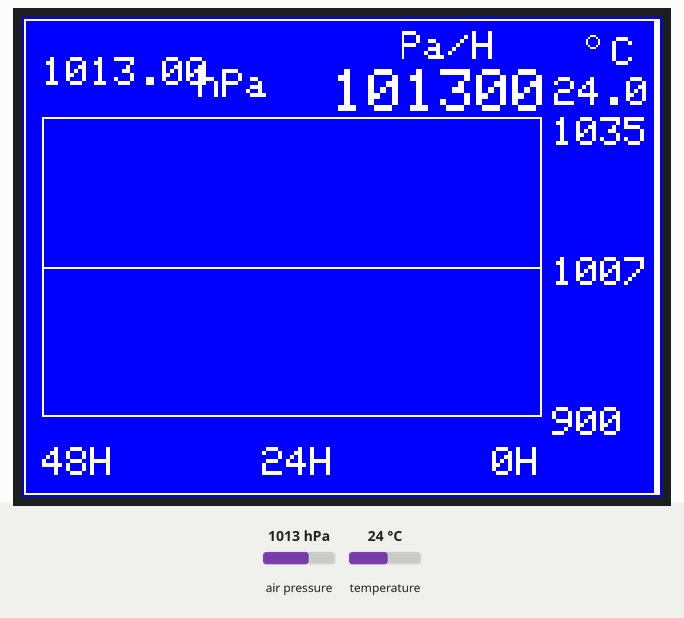
Bench run of a sketch on a simulated ESP32. On the bench: 320×240 colour display. Inputs (shaded band) come from the test bench; at power-on: air pressure 1013 hPa, temperature 24 °C. Storage starts empty; what the sketch prints to the serial monitor is not drawn.

Above: at 5.9 s.
6.0 s: air pressure set to 952 hPa
At 11.0 s:
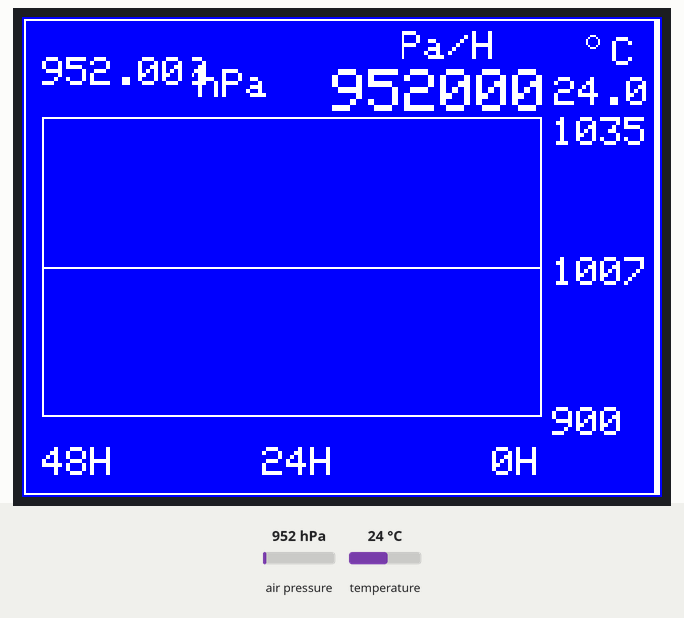
11.9 s: temperature set to 12 °C
At 16.1 s:
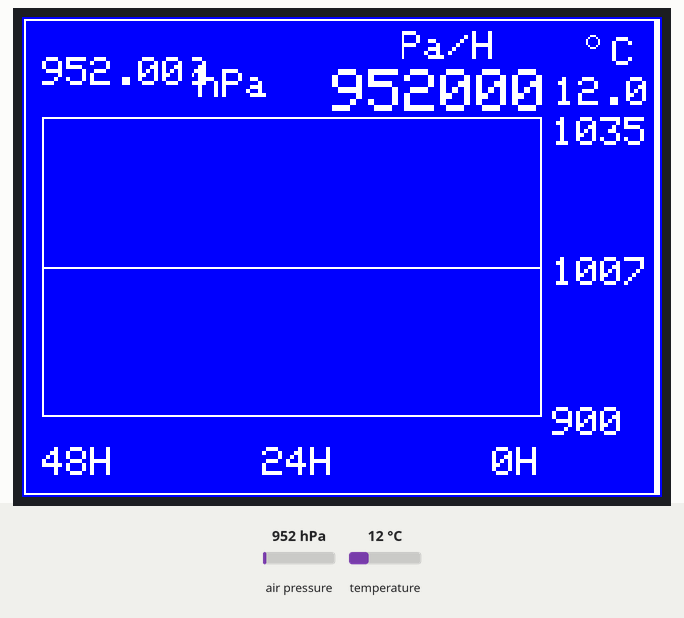
16.9 s: air pressure set to 975 hPa
At 21.2 s:
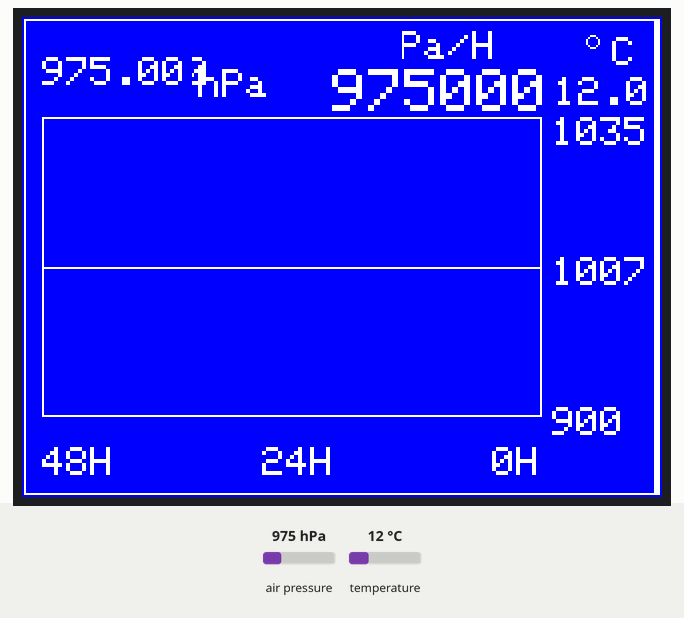
21.9 s: temperature set to 19 °C
At 61.1 s:
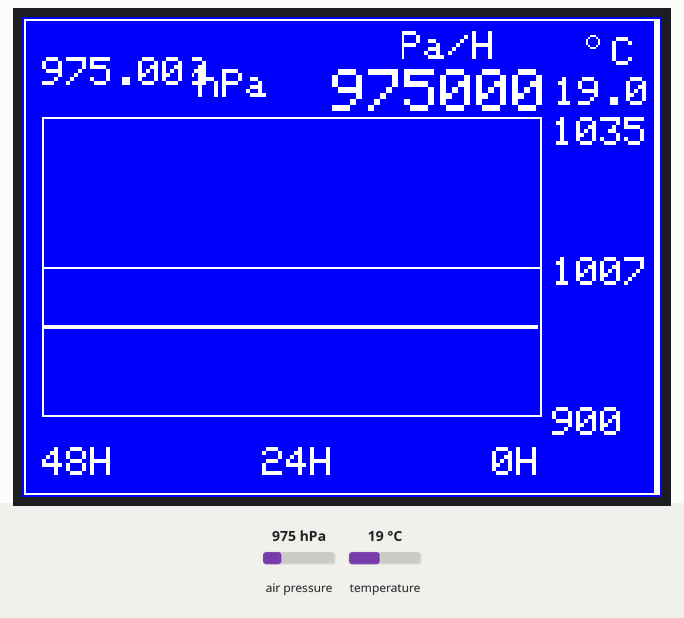
Timing chart, 0 to 62.2 s (numbered marks = the images above; inputs shaded):
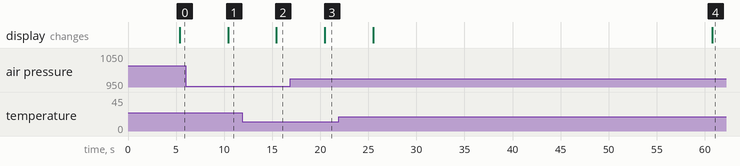

Measured:
- after the input at 6.0 s, the display: changes after 4.4 s (image 1)
- after the input at 11.9 s, the display: changes after 3.5 s (image 2)
- after the input at 16.9 s, the display: changes after 3.6 s (image 3)
- after the input at 21.9 s, the display: first changes after 3.6 s (image 4 shows a later state)

The sketch:

barograph_esp32_tft.ino
```cpp
// esp32 reads BMP280 sensor, puts this readings on a SD Card and
// not BME 280 sensor
// prints out everything nicely on a tft screen
// you need: TFT 2.2 -> 2.4 " screen with a SD Card
// esp32 has 3.3 V -> solder the jumper on den TFT SD Card to bypass the voltage
// regulator
// the SD card needs to be formated
// use the standard SPI pins clk=18, miso=12, mosi=23
// in User_Setup.h within the TFT_eSPI folder you have to define the pinout
// for the TFT Display
// SD.begin(4, SPI) defines the SD Card cs ( clockselect ) pin

#include <TFT_eSPI.h> // Hardware-specific library
#include <Adafruit_BMP280.h>
#include <Wire.h>
#include <SD.h>

TFT_eSPI tft = TFT_eSPI(); // Invoke custom library

#define DEG2RAD 0.0174532925

byte inc = 0;
unsigned int col = 0;

// barograph defines
float temperature, pressure, altitude;
void computePressureTrend();
void appendPressureInHistoric();
void updateDataToDisplay();

Adafruit_BMP280 bmp; // I2C

/*
 * SPI pins are set via TFT_eSPI library
//#define BMP280_I2C_ALT_ADDR 0x76// alternative adresse 0x76  // I2C address of BMP280
#define TFT_sclk 18      // TFT/SD: sclk pin 13 used from TFT SPI display and SD card read
#define TFT_miso 12      // TFT/SD: miso pin 12 used from TFT SPI display and SD card read
#define TFT_mosi 23      // TFT/SD: mosi pin 11 used from TFT SPI display and SD card read
#define TFT_cs 5        // TFT:    cs used from TFT SPI display
#define TFT_dc 25         // TFT/SD: dc used from TFT SPI display
#define TFT_rst 14        // TFT/SD: rst used from TFT SPI display
*/
/*
#define sd_cs 4       // SD:     sd_cs 4 used from SD card reader
#define FREQBUZ 2500
#define BUZ 7
*/

const unsigned char OSS = 0;  // Oversampling Setting
unsigned long lastMeasurementTime =0;
unsigned long lastRefreshDisplay =0;
byte heightsToDisplay[320];

// touch on TFT SPI board

// for LED Alarm
//int led =6;


File historicFile;
File TestHistoricFile;


void init_screen(void)
{
  tft.init();
  tft.fillScreen(ILI9341_BLUE);
  tft.setRotation(1);

  //Drawing frames
  tft.fillScreen(ILI9341_BLUE);
  tft.drawRect(1,1,318,238,ILI9341_WHITE);    // white rectangle at display border
  tft.drawFastVLine(317, 1, 238,ILI9341_WHITE);
  tft.drawFastVLine(316, 1, 238,ILI9341_WHITE);
  tft.drawRect(10,50, tft.width()-70, 150, ILI9341_WHITE);   // frame for the graph
  tft.drawFastHLine(10,125,tft.width()-70, ILI9341_WHITE);   //HL in the middle of the graph at 1007

  // hPa scale indication
  tft.setCursor(tft.width()-55, tft.height()-45);
  tft.setTextColor(ILI9341_WHITE);  tft.setTextSize(2);
////  tft.println("980");
  tft.println("900");
  tft.setCursor(tft.width()-55, tft.height()-120);
  tft.println("1007");
  tft.setCursor(tft.width()-55, 50);
  tft.println("1035");

  // Value units indication

  tft.setTextColor(ILI9341_WHITE);  tft.setTextSize(2);
  tft.setCursor(88, tft.height()-214);
  tft.println("hPa");
  //tft.setCursor(197, tft.height()-214);
  tft.setCursor(189, tft.height()-233);
  tft.println("Pa/H");
  tft.setCursor(10, tft.height()-25);
  tft.println("48H");
  tft.setCursor(120, tft.height()-25);
  tft.println("24H");
  tft.setCursor(tft.width()-85, tft.height()-25);
  tft.println("0H");

  // puts C on the screen
  tft.fillRect(140,4,50,43,ILI9341_BLUE);
  tft.setTextColor(ILI9341_WHITE);  tft.setTextSize(2);
  tft.setCursor(tft.width()-25, 10);
  tft.println("C");
  tft.drawCircle(tft.width()-35,12,3,ILI9341_WHITE);
}

void setup(void) {
  Serial.begin(115200);
  //Serial.begin(9600);

  // SD on the TFT Display module
  if (!SD.begin(4, SPI)) {
    Serial.println("initialization failed!");
   return;
  }
  Serial.println("initialization done.");

  // I am using BME280 to measure pressure, temp. It's a more modern sensor as bmp085
  if (!bmp.begin(0x76)) {
      Serial.println(F("Could not find a valid BMP280 sensor"));
    while(1);
  }

  // Default settings from datasheet.

  bmp.setSampling(Adafruit_BMP280::MODE_NORMAL,     //Operating Mode.
                    Adafruit_BMP280::SAMPLING_X2,     // Temp. oversampling
                    Adafruit_BMP280::SAMPLING_X16,    // Pressure oversampling
                    Adafruit_BMP280::FILTER_X16,      // Filtering.
                    Adafruit_BMP280::STANDBY_MS_500); // Standby time.
  bmp.readAltitude(1023.05);

  init_screen();
}


void loop() {
  //Serial.println(bmp.readPressure());
  //sd_card_read();
  delay(1000);

  unsigned long gap = millis() - lastMeasurementTime;

  if (gap>=5000){
     lastMeasurementTime +=gap;

    // read the bmp280
    if ( bmp.readPressure() )
    {
      pressure = bmp.readPressure();
      temperature = bmp.readTemperature();
      altitude = bmp.readAltitude();

      tft.fillRect(10,4,75,43, ILI9341_BLUE);//clear rectangle pressure value
      //tft.fillRect(10,4,75,43, ILI9341_YELLOW);//clear rectangle pressure value
      tft.setCursor(10,tft.height()-220);
      tft.setTextColor(ILI9341_WHITE); tft.setTextSize(2);
      tft.print(pressure/100);// clear rectangle trend value
      tft.fillRect(tft.width()-54,25,50,20,ILI9341_BLUE);//clear rectangle temperature value
      tft.setCursor(tft.width()-54, tft.height()-210);
      tft.setTextColor(ILI9341_WHITE);  tft.setTextSize(2);
      tft.println(temperature,1);
    }
      computePressureTrend();
      appendPressureInHistoric();
      gap = millis() - lastRefreshDisplay;//refresh graph every minute
         if (gap>60000){
         lastRefreshDisplay += gap;
         updateDataToDisplay();
      }
   }
}

void updateDataToDisplay()
{
    tft.fillRect(11,51, 248, 74, ILI9341_BLUE);//clear screen  graph rectangles
    tft.fillRect(11, 126, 248, 73, ILI9341_BLUE);
    int i=0;
    //File historicFile = SD.open("/test15.txt");//data saved in file test15
    historicFile = SD.open("/test15.txt");   //data saved in file test15
    if(!historicFile){
    return;
    }
    long fileSize = historicFile.size();

    long pos = ( fileSize - 276480);// 12 records /min* 60 min/h*48h * 8 bits /record

    char pressureArray[7];
    while(i<248 && pos <  4000000000 ){
    historicFile.seek(pos);
     for(int j = 0; j < 6; j++){         // reads the record bytes one by one
     pressureArray[j] = historicFile.read();

     if(pressureArray[j]==' '){
          pressureArray[j] =0;
         }
      }
     pressureArray[6]=0;
     long pressureValue1 = atol(pressureArray);
     long pressureValue = pressureValue1 + 3000;

     // Graph boarder limits
     if(pressureValue<90000){
       pressureValue = 90000;
     }
     if(pressureValue>103500){
       pressureValue=103500;
     }
     heightsToDisplay[i] = map(pressureValue, 98000, 103500,tft.height()-42,tft.height()-189 );
     tft.drawPixel(tft.width()-310 +i, heightsToDisplay[i], ILI9341_WHITE);
     // on esp32 there is enough space for extra line, not on nano
     tft.drawPixel(tft.width()-310 +i, heightsToDisplay[i]-1, ILI9341_WHITE);// to increase thikness of the graph

     i++;
     pos = pos+1112; // 276480 bits spread over 248 observations
    }
    historicFile.close();
}

void appendPressureInHistoric()
{
    //long pressure = bmp085GetPressure(bmp085ReadUP());
    Serial.print("pressure: "); Serial.println(pressure);
    long druck = pressure;

    char pressureArray[7];
    String pressureStr = String (druck);
    pressureStr.toCharArray(pressureArray,7);
    if (pressure<100000){
      pressureArray[5] =' ';
     }
    pressureArray[6]=0;
    historicFile = SD.open("/test15.txt", FILE_WRITE);
    if(!historicFile){
    return;

    }
    historicFile.println(pressureArray);
    Serial.println(pressureArray);
    historicFile.close();
}


//compute the 1 h pressure change
void computePressureTrend()
{
    long druck = pressure; // convert float pressure -> long druck // bmp280.getPressure(pressure);
    //Serial.print("computePressureTrend(pressure/druck ");
    //Serial.print(pressure); Serial.print(" "); Serial.println(druck);
    //File historicFile = SD.open("/test15.txt");
    historicFile = SD.open("/test15.txt", FILE_WRITE);
    if(!historicFile){
      //Serial.println("Couldn't open SD Card");
    return;
    }

    long fileSize = historicFile.size();
    long pos = ( fileSize - 8*12*60);  //record(8)*records per min(12)*min/h(60)
    char pressureArray[7];
    historicFile.seek(pos);

    for(int j = 0; j < 6; j++){
    pressureArray[j] = historicFile.read();
    if(pressureArray[j]==' '){
           pressureArray[j] =0;
          }
     }
    pressureArray[6]=0;
    long pressure1HValue = atol(pressureArray);
    //int OneHourTrend = int( pressure - pressure1HValue);
    int OneHourTrend = int( druck - pressure1HValue);
    //Serial.print(druck); Serial.print(" "); Serial.print(pressure); Serial.print(" ");
    //Serial.println(OneHourTrend);

    if(OneHourTrend < -140){ // sound buzzer if pressure drop < -140 Pa/h
     //tone ( 6, 4000,500);
     //delay(500);
     //tone (6, 4500, 500);
     //delay(500);
     //digitalWrite(7,HIGH);//flash LED
     //delay(500);
     //digitalWrite(7,LOW);

     Serial.println("OneHourTrend < -140");
    }

    //noTone(6);
    //digitalWrite(led,LOW);

    //tft.fillRect(140,4,47,43,ILI9341_BLUE);
    //tft.setCursor(140 ,tft.height()-214);
    tft.fillRect(155,22,87,26,ILI9341_BLUE); // fill with blue to update number
    tft.setCursor(155 ,tft.height()-214);
    tft.setTextColor(ILI9341_WHITE);  tft.setTextSize(3);
    tft.println(OneHourTrend);
    Serial.print("OneHourTrend: "); Serial.println(OneHourTrend);
    historicFile.close();
}

void sd_card_read(){
  File file2 = SD.open("/test15.txt", FILE_READ);

  if (!file2) {
    Serial.println("Opening file to read failed");
    return;
  }
  Serial.println("File Content:");
  while (file2.available()) {
    Serial.write(file2.read());
  }
  file2.close();
}
```
